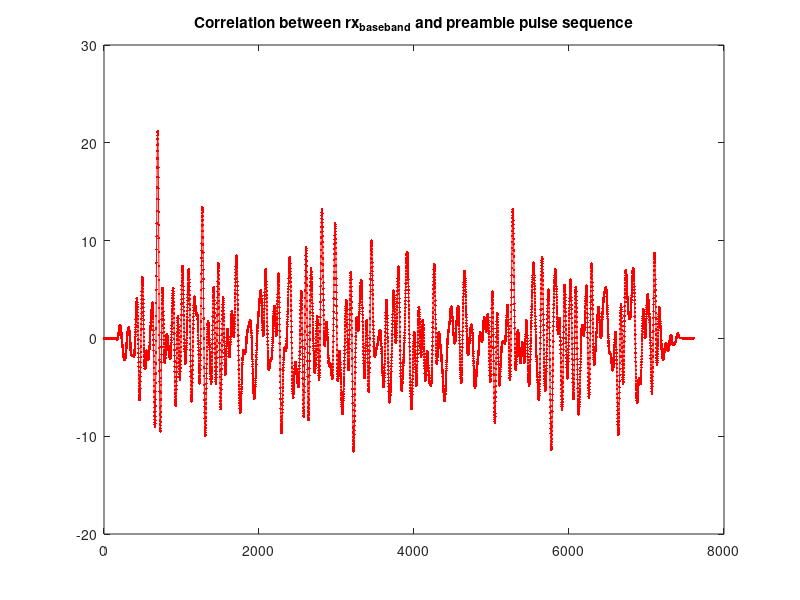
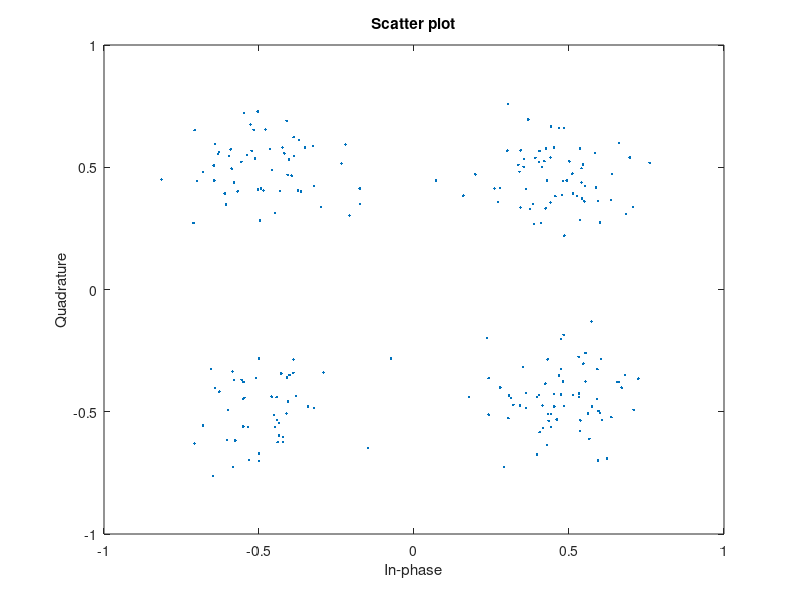
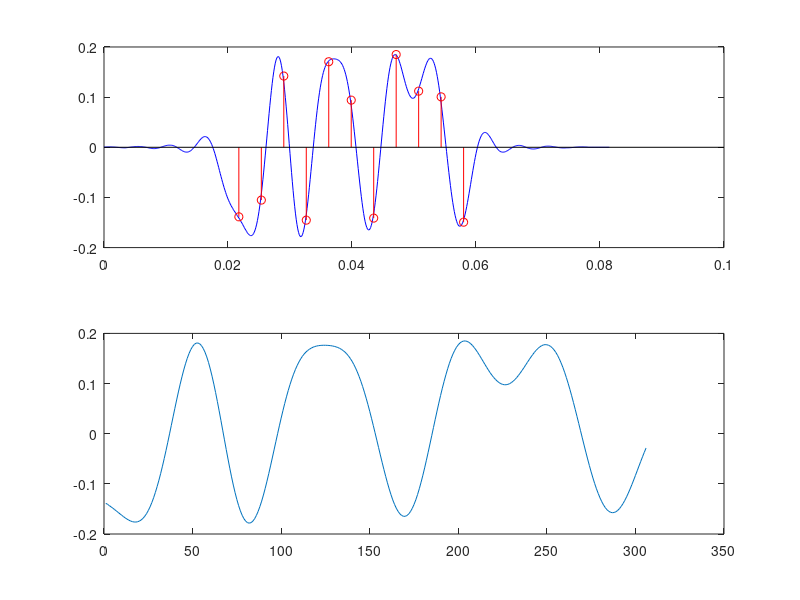

Here is the MATLAB script that generated these plots, in order: (Note: this script raises an error after producing the figures.)
clear;
N = 432;
%rng(0,'twister');
%preamble = [1 1 1 1 1 0 0 1 1 0 1 0 1];
%preamble = [1 1 1 0 0 0 1 0 0 1 0];
%preamble = [1 1 0 1 1 0 1 1 0 1 1 0 1 1 1 0 0 1]; %Some random preamble I was trying out
preamble = [1 1 1 0 0 0 1 0 0 1 0 1 1 1 0 0 0 1 0 0 1 0];
%preamble = [1 1 1 1 1 0 0 1 1 0 1 0 1 1 1 1 1 1 0 0 1 1 0 1 0 1]; %2 13 barkers
%preamble = [1 1 1 0 1 1 1 1 0 1 1 1 1 0 1 1 1 1 0 1];
data = randsrc(1,N,[0 1]);
pack = [preamble,data];
%crap = awgn(randsrc(1,1234,[-1 1]),-5,'measured'); %this is the useless signal we can put before the pack at the receiver end
fc = 3000;

fs = 8000;                                     %sampling frequency
B = 200;                                        %1 sided bandwidth [hz]
Tsamp = 1/fs;                                   %sample time
alpha = 0.4;                                    %rolloff factor for rrc pulse
G = (1+alpha)/(2*B);                            %Arbitrary paramater
k = 1;                                          %integer multiple
Ts = k*G;                                       %symbol time (for a root raised cosine)
fsymb = 1/Ts;                                   %symbol rate [symb/s]
const = [(1+1i), (1-1i), (-1-1i), (-1+1i)]/sqrt(2);     %qpsk - 2 bits per symbol
M = length(const);                              %number of symbols (2^2)
bpsymb = log2(M);                               %bits per symbol
Rb = round(fsymb*bpsymb);                       %bit rate [bit/s]
fsfd = round(fs/fsymb)+1;                           %samples per symbol
span = 6;

%This will be the noisy stuff before the preamble so we can see if our
%system detects the preamble
crapIdx = randi(4,40,1)';
crap = awgn(const(crapIdx),-5,'measured');

%Implement root raised cosine pulse
t_positive = eps:(1/fs):span*Ts;  % Replace 0 with eps (smallest +ve number MATLAB can produce) to prevent NANs
t = [-fliplr(t_positive(2:end)) t_positive];
tpi = pi/Ts; amtpi = tpi*(1-alpha); aptpi = tpi*(1 + alpha);
ac = 4*alpha/Ts; at = 16*alpha^2/Ts^2;
pulse = (sin(amtpi*t) + (ac*t).*cos(aptpi*t))./(tpi*t.*(1-at*t.^2));
pulse = pulse/norm(pulse);

%[pulse, t] = rtrcpuls(alpha,Ts,fs,span);

%pack(401:end)
m = buffer(pack, bpsymb)';             %Group 2 bits per symbol (each row will be a symbol)
m_idx = bi2de(m, 'left-msb')'+1;    % Bits to symbol index, msb: the Most Significant Bit
x = const(m_idx);                   % Look up symbols using the indices
x_upsample = upsample(x,fsfd);      % Space the symbols fsfd apart, to enable pulse shaping using conv.
s = conv(pulse,x_upsample);         %Baseband signal to transmit

%{
%Plots to loot at baseband transmitted signal
figure; 
subplot(2,1,1); 
plot(Tsamp*(0:(length(s)-1)), real(s), 'b');
samples = s(span*fsfd:fsfd:end-span*fsfd);
t = span*fsfd:fsfd:(span*fsfd + fsfd*(length(samples)-1));
hold on;
stem(t*Tsamp, real(samples),'r');
legend('s', 'sampled s');
title('real s')
xlabel('seconds')

subplot(2,1,2)
stem(real(x))
title('Real X')
%}

%Modulated tx signal
tx_signal = s.*exp(-1i*2*pi*fc*(0:length(s)-1)*Tsamp); % Carrier Modulation/Upconversion 
tx_signal = real(tx_signal);                        % send real part, information is in amplitude and phase
tx_signal = tx_signal/max(abs(tx_signal));          % Limit the max amplitude to 1 to prevent clipping of waveforms


%From here on it is like receiver stuff
SNR =0;   %signal to noise ratio
rx_signal = awgn(tx_signal,SNR,'measured');          
%rx_signal = tx_signal;
rxBaseband = rx_signal.*exp(-1i*2*pi*fc*(0:length(s)-1)*Tsamp); %down modulate
rxBaseband = [crap,rxBaseband]; %add the nonsense signal before the rx_baseband

%Make baseband preamble sequence
mPreamble = buffer(preamble, bpsymb)';             %Group 2 bits per symbol (each row will be a symbol)
mPreIdx = bi2de(mPreamble, 'left-msb')'+1;    % Bits to symbol index, msb: the Most Significant Bit
xPreamble = const(mPreIdx);                   % Look up symbols using the indices
xPreUpsample = upsample(xPreamble,fsfd);      % Space the symbols fsfd apart, to enable pulse shaping using conv.
sPreamble = conv(pulse,xPreUpsample);         %The baseband pulse shaped preamble sequency (ask about this in the Q&A)

corr = conv((rxBaseband), fliplr(sPreamble));   % correlate the sequence and rx_baseband
figure; plot(real(corr), '.-r'); title('Correlation between rx_{baseband} and preamble pulse sequence')       % plot correlation
[tmp, Tmax] = max(real(corr));         %find location of max correlation (this should be where the preamble starts)
%fprintf('delay = %d \n',Tmax-length(sPreamble));
delay = Tmax - length(sPreamble) %this point will be where the preamble starts, so for rx_baseband we will take from this point onwards?
if delay < 0
    delay = 0;
end

rxBaseband = rxBaseband(delay+1:end); %cut out the useless signal from rx_baseband (also ask if this is correct way)

%phasePreamble = angle(sPreamble);
%phaseRxPreamble = angle(rxBaseband(1:length(sPreamble)));


MF = fliplr(conj(pulse));        %create matched filter impulse response
MF_output = filter(MF,1,rxBaseband);      % run received signal through matched filter
%figure; plot(real(MF_output))
MF_output = MF_output(length(MF):end); %remove transient
MF_output_conv = conv(pulse, rxBaseband);  % Another approach to MF using conv, what's the difference?
%figure; plot(real(MF_output))
MF_output_conv = conj(MF_output_conv(length(MF):end-length(MF)+1));
rxVec = MF_output_conv(1:fsfd:end);  %get sample points

scatterplot(rxVec/max(abs(rxVec))); %scatterplot of received symbols

%{
figure
sgtitle('Real')
subplot(3,1,1)
plot(real(s))
title('Baseband transmitted signal')
subplot(3,1,2)
plot(real(awgn(s,SNR,'measured')))
title('Noisy baseband transmitted signal')
subplot(3,1,3)
plot(real(MF_output_conv));
title('Received output after matched filtering')
figure
sgtitle('Imaginary')
subplot(3,1,1)
plot(imag(s))
title('Baseband transmitted signal')
subplot(3,1,2)
plot(imag(awgn(s,SNR,'measured')))
title('Noisy baseband transmitted signal')
subplot(3,1,3)
plot(imag(MF_output_conv));
title('Received output after matched filtering')
%}

%Symbols to bits
eucDist = abs(repmat(rxVec.',1,4) - repmat(const, length(rxVec), 1)).^2;
[tmp mHat] = min(eucDist, [], 2);
rxSymbols = const(mHat);

%SER = symerr(m_idx, mHat') %count symbol errors (sometimes errors when the fram synchronization is 1 or 2 positions off, how can we never have errors?)
%SER = symerr(mDataIdx, mHat') %count symbol errors
%mDataIdx
rxBitsBuffer = de2bi(mHat'-1, 2, 'left-msb')'; %make symbols into bits
rxBits = rxBitsBuffer(:)'; %write as a vector
%BER = biterr(pack, rxBits) %count of bit errors

%player = audioplayer(tx_signal, fs);       %create an audioplayer object to play the noise at a given sampling frequency
%playblocking(player); % Play the noise 


%Plots
figure
subplot(2,1,1)
plot(Tsamp*(0:(length(sPreamble)-1)), real(sPreamble), 'b');
samples = sPreamble(span*fsfd:fsfd:end-span*fsfd);
t = span*fsfd:fsfd:(span*fsfd + fsfd*(length(samples)-1));
hold on;
stem(t*Tsamp, real(samples),'r');
subplot(2,1,2)
plot(real(sPreamble(span*fsfd:end-span*fsfd)));

%%

fs = 44100 ; 
nBits = 24 ;  
ID = -1; % default audio input device 
%recObj = audiorecorder(Fs,nBits,1);
%disp('Start speaking.')
%recordblocking(recObj,5);
%disp('End of Recording.');
%play(recObj);

 %covert to floating-point vector and play back
yi = getaudiodata(recObj,'int16');
plot(yi)
outData = bitshift(yi, -1);
%sound(y,fs);if true
%end
